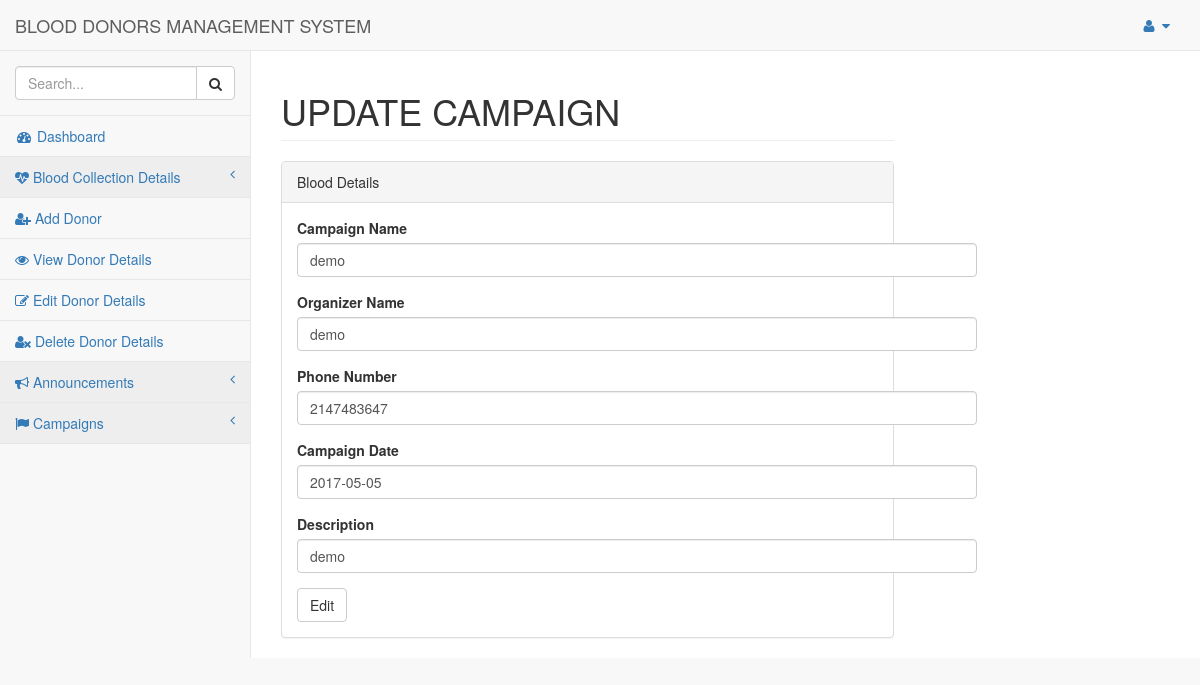
Page /pages/updatecampaignform.php?id=7 on the committed database.
### tables this page shows
CREATE TABLE IF NOT EXISTS `campaigndb` (
`id` int(11) NOT NULL,
  `cname` varchar(50) NOT NULL,
  `oname` varchar(50) NOT NULL,
  `phn` int(10) NOT NULL,
  `cdate` date NOT NULL,
  `descp` text NOT NULL
);

### pages/updatecampaignform.php (the view, shortened to what this page needs)
<!DOCTYPE html>
<html lang="en">
<head>
    <link href="../vendor/bootstrap/css/bootstrap.min.css" rel="stylesheet">
    <link href="../vendor/metisMenu/metisMenu.min.css" rel="stylesheet">
    <link href="../dist/css/sb-admin-2.css" rel="stylesheet">
    <link href="../vendor/font-awesome/css/font-awesome.min.css" rel="stylesheet" type="text/css">
</head>
<body>
    <div id="wrapper">
        <nav class="navbar navbar-default navbar-static-top" role="navigation" style="margin-bottom: 0">
            <div class="navbar-header">
                <a class="navbar-brand" href="index.html">BLOOD DONORS MANAGEMENT SYSTEM</a>
            </div>
			<ul class="nav navbar-top-links navbar-right">
                <li class="dropdown">
                    <a class="dropdown-toggle" data-toggle="dropdown" href="#">
                        <i class="fa fa-user fa-fw"></i> <i class="fa fa-caret-down"></i>
                    </a>
                </li>
            </ul>
            <div class="navbar-default sidebar" role="navigation">
                <div class="sidebar-nav navbar-collapse">
                    <ul class="nav" id="side-menu">
                        <li class="sidebar-search">
                            <div class="input-group custom-search-form">
                                <input type="text" class="form-control" placeholder="Search...">
                                <span class="input-group-btn">
                                <button class="btn btn-default" type="button">
                                    <i class="fa fa-search"></i>
                                </button>
                            </span>
                            </div>
                        </li>
                        <li>
                            <a href="index.php"><i class="fa fa-dashboard fa-fw"></i> Dashboard</a>
                        </li>
                        <li>
                                <a href=""><i class="fa fa-heartbeat"></i> Blood Collection Details <span class="fa arrow"></span></a>
                        </li>
                        <li>
                            <a href="adddonor.html"><i class="fa fa-table fa-user-plus"></i> Add Donor</a>
                        </li>
                        <li>
                            <a href="viewdonor.php"><i class="fa fa-edit fa-eye"></i> View Donor Details</a>
                        </li>
                        <li>
                            <a href="editview.php"><i class="fa fa-edit fa-remove"></i> Edit Donor Details</a>
                        </li>
                        <li>
                            <a href="deleteview.php"><i class="fa fa-user-times"></i> Delete Donor Details</a>
                        </li>
                        <li>
                            <a href=""><i class="fa fa-bullhorn"></i> Announcements <span class="fa arrow"></span></a>
                        </li>
                        <li>
                            <a href=""><i class="fa fa-flag"></i> Campaigns <span class="fa arrow"></span></a>
                </div>
            </div>
        </nav>
        <div id="page-wrapper">
            <div class="row">
                <div class="col-lg-12">
                    <h1 class="page-header">UPDATE CAMPAIGN</h1>
                </div>
            </div>
            <div class="row">
                <div class="col-lg-12">
                    <div class="panel panel-default">
                        <div class="panel-heading">
                            Blood Details
                        </div>
                        <div class="panel-body">
                            <div class="row">
                                <div class="col-lg-6">
                                <?php
include 'dbconnect.php';
$id=$_GET['id'];
$qry= "select * from campaigndb where id='$id'";
$result=mysqli_query($conn,$qry);
while($row=mysqli_fetch_array($result)){
?>
                                    <form role="form" action="finaladdedcampaign.php" method="post">
                                        <div class="form-group">
                                            <label>Campaign Name</label>
                                            <input class="form-control" name="cname" value='<?php echo $row['cname']; ?>' required>
                                        </div>
                                        <div class="form-group">
                                            <label>Organizer Name</label>
                                            <input class="form-control" placeholder="Enter Here" name="oname" value='<?php echo $row['oname']; ?>' required>
                                        </div>
                                        <div class="form-group">
                                            <label>Phone Number</label>
                                            <input class="form-control" placeholder="Enter DOB" name="phn" value='<?php echo $row['phn']; ?>' required>
                                        </div>
                                        <div class="form-group">
                                            <label>Campaign Date</label>
                                            <input class="form-control" placeholder="Enter Weight" name="cdate" value='<?php echo $row['cdate']; ?>' required>
                                        </div>
                                        <div class="form-group">
                                            <label>Description</label>
                                            <input class="form-control" placeholder="Enter Here" name="descp" value='<?php echo $row['descp']; ?>' required>
                                        </div>
                             <button type="submit"  class="btn btn-default">Edit</button>
                                   </form>
                                </div>
<?php
}
?>
                            </div>
                        </div>
                    </div>
                </div>
            </div>
        </div>
    </div>
</body>
</html>

### rows in the picture
campaigndb: cname "demo", oname "demo", phn "2147483647", cdate "2017-05-05", descp "demo"
